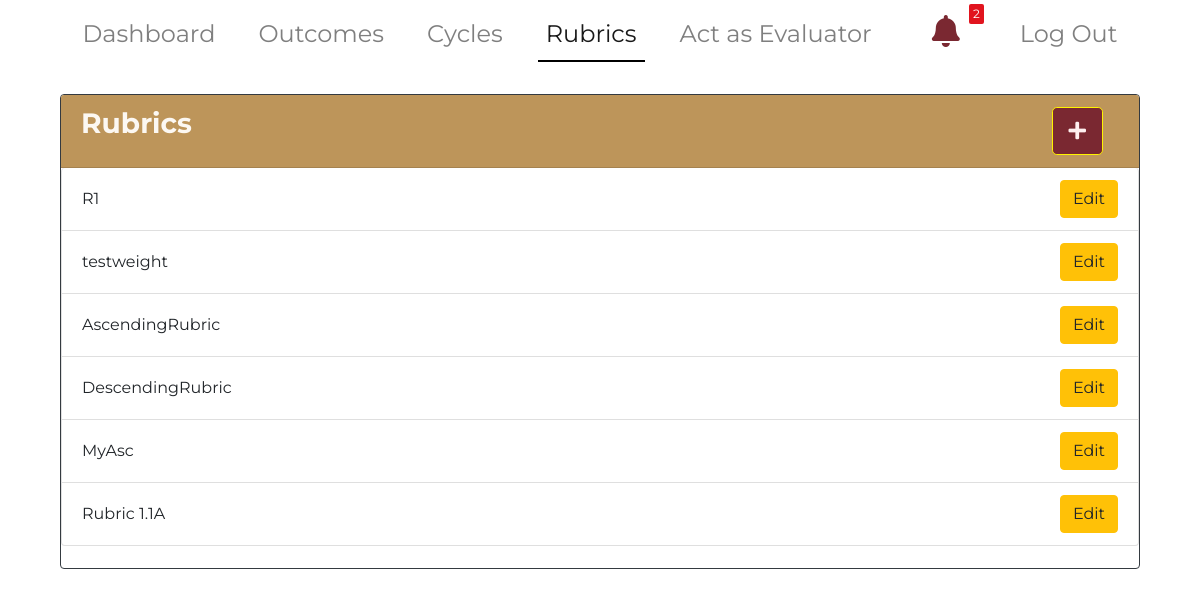
The page /rubrics on the database its author committed.
### main/models.py (models this page shows, shortened)
class Rubric(models.Model):
    title = models.CharField(max_length=200, blank=True, default="Untitled")
    isWeighted = models.BooleanField(null=True, default=False)
    max_row = models.PositiveIntegerField(null=True)
    max_col = models.PositiveIntegerField(null=True)
    created_by = models.CharField(max_length=200)
    assigned_to = models.ManyToManyField(Evaluator)
    ascending = models.BooleanField(null=True, default=True)

### main/views.py (the view)
# urls.py: path('rubrics', views.rubrics, name = 'rubrics'),
def rubrics(request):
    rubrics = Rubric.objects.all()
    context = {'rubrics':rubrics, 'rubric': 'active','notifications' : custom_students.objects.filter(graded=True),
    'notification_count':notification_count}
    return render(request, 'main/rubrics.html', context)

### main/templates/main/rubrics.html
{% extends  'main/adminbase.html' %}
{%load static%}
{%block body_block%}
    <div class = "container-fluid ">
      <div class = "container" id = "main_content">
        <div class = "col col-lg-12 col-md-12 col-sm-12">
                    <div  class = "card border-dark mb-3 justify-content-center" >
                      <h3 class = "card-header title">
                      <div class = "d-flex justify-content-between">
                        <span>Rubrics</span>
                        <a href= "{%url 'main:test_rubric'%}" type="button" class="btn btn-primary btn-lg mr-3" >
                           <i class="fas fa-plus"></i>
                         </a>
                        </div>
                      </h3>
                        <ul id = "over" class="list-group" style="overflow-y:scroll; height: 50vh">
                            {%for rubric in rubrics%}
                            <li class="list-group-item d-flex justify-content-between align-items-center">
                                {{rubric.title}}
                            <a href = "{%url 'main:edit_rubric' rubric.id%}" class = "btn btn-warning">Edit</a>
                             </li>
                            {%endfor%}
                        </ul>
                    </div>
</div>
</div>
</div>
{%endblock%}

### main/static/css/landing.css (style rules this page uses)
body { font-family: Montserrat, Lato, 'Nunito Sans', Helvetica, Arial, Platino, Garamond, Bookman, Lucidia; }
body { height: 100vh; }
.btn-primary { color: #ffefef !important; background-color: #7a2831 !important; border-color: #fff300; }
.card-header { background-color: rgb(219,217,214) }
.card-header { background-color: #BD955A; color: rgb(252, 248, 242); }
.card-header span { color: rgb(252, 248, 242); }

### main/templates/main/navbar.html (style rules this page uses)
ul li a { color:#FFF; text-decoration:none; padding:6px 15px; cursor:pointer; }
h3 { display:block; color:#333; font-weight:bold; padding:8px; margin:0; border-bottom:solid 1px rgba(100, 100, 100, .30); }

### rows shown on the page
Rubric: title "R1"
Rubric: title "testweight"
Rubric: title "AscendingRubric"
Rubric: title "DescendingRubric"
Rubric: title "MyAsc"
Rubric: title "Rubric 1.1A"

### other values the page prints
{{ notification_count }} "2"
